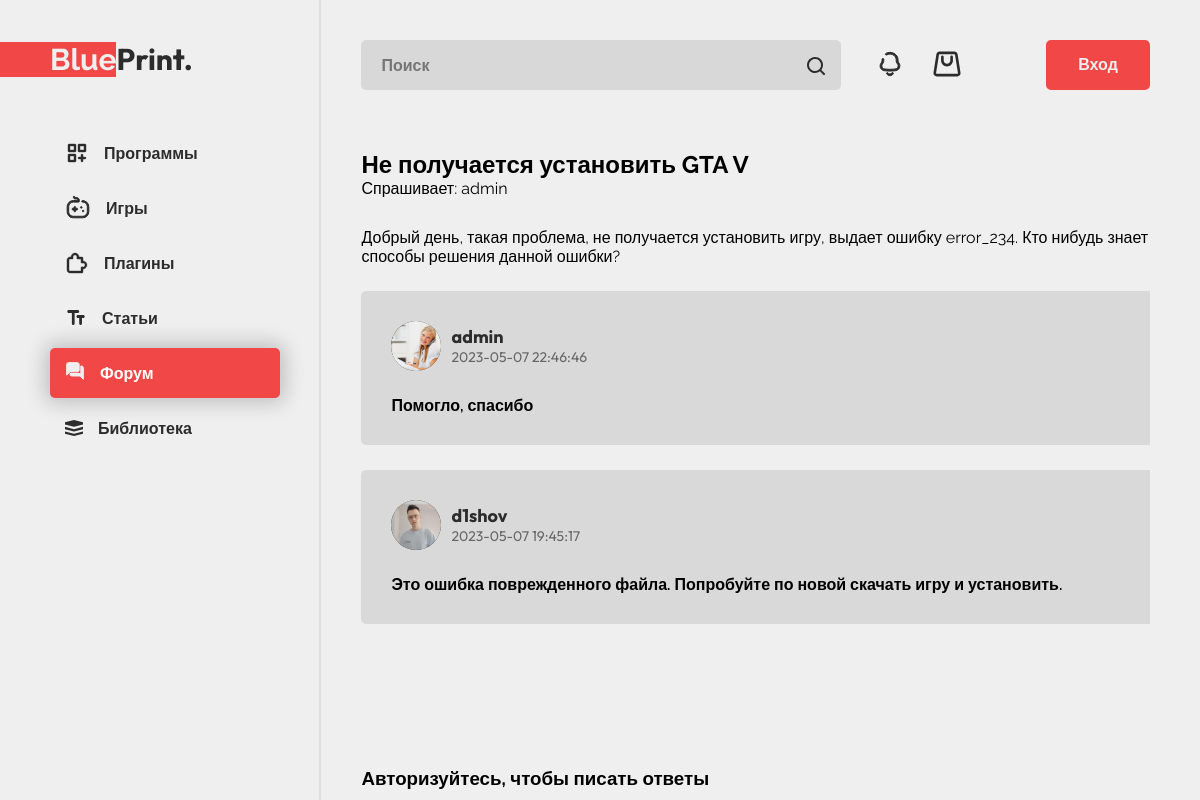
Screenshot of /php/forum_answer.php?id=1 with the database file from the repository.
### tables this page shows
CREATE TABLE `forum` (
  `id` int(11) NOT NULL,
  `userid` int(11) NOT NULL,
  `userlogin` varchar(11) NOT NULL,
  `header` varchar(250) NOT NULL,
  `text` text NOT NULL,
  `date` varchar(20) NOT NULL,
  `answers` int(11) NOT NULL DEFAULT '0'
);

CREATE TABLE `forum_answers` (
  `id` int(11) NOT NULL,
  `text` text NOT NULL,
  `userid` int(11) NOT NULL,
  `answerid` int(11) NOT NULL,
  `date` datetime NOT NULL
);

CREATE TABLE `accounts` (
  `id` int(11) NOT NULL,
  `login` varchar(20) NOT NULL,
  `mail` varchar(50) NOT NULL,
  `password` varchar(40) NOT NULL,
  `name` varchar(40) NOT NULL,
  `avatar` varchar(200) NOT NULL DEFAULT '/image/avatar.png',
  `balance` int(20) NOT NULL DEFAULT '0',
  `hash` varchar(100) NOT NULL,
  `role` int(20) NOT NULL DEFAULT '0'
);

### php/forum_answer.php (the view, shortened to what this page needs)
<?php
include('../php/connect.php');
?>
<!DOCTYPE html>
<html lang="en">
<head>
    <link rel="stylesheet" href="/css/style.css">
    <link rel="stylesheet" href="/css/forum_answers.css">
    <link rel="stylesheet" href="/css/profile.css">
    <link rel="stylesheet" href="/css/item.css">
</head>
<body>
    <div id="content" class="content">
        <div class="navigation">
            <div class="logo">
                <div class="red"></div>
                <a href="/index.php">
                    <h1 class="logotype"><span style="background: #F24747; color: #EFEFEF;">Blue</span>Print.</h1>
                </a>
            </div>
            <div class="menu">
                <a class="nolink" href="/php/programs.php">
                    <div class="mbtn">
                        <p>Программы</p>
                    </div>
                </a>
                <a href="/php/games.php">
                    <div class="mbtn">
                        <p>Игры</p>
                    </div>
                </a>
                <a href="/php/plugins.php">
                    <div class="mbtn">
                        <p>Плагины</p>
                    </div>
                </a>
                <a href="/php/articles.php">
                    <div class="mbtn">
                        <p>Статьи</p>
                    </div>
                </a>
                <a href="/php/forum.php">
                    <div style="background: #F24747; box-shadow: 0px 0px 20px 5px rgba(0, 0, 0, 0.199);" class="mbtn">
                        <p style="color: white">Форум</p>
                    </div>
                </a>
                <a href="/php/library.php">
                    <div class="mbtn">
                        <p>Библиотека</p>
                    </div>
                </a>
            </div>
        </div>
        <div class="main">
            <div class="header">
                <div class="search">
                    <form action="/php/search.php" method="get">
                        <input type="text" name="result" placeholder="Поиск">
                        <button>
                        </button>
                    </form>
                </div>
                <div class="hbtns">
                    <a href="/php/notifications.php">
                    </a>
                    <a href="/php/basket.php">
                    </a>
                </div>
                <?php
                if ($_COOKIE['loged'] == ''):
                    ?>
                    <a href="/php/auth.php">
                        <div class="gotoauth">
                            <p>Вход</p>
                        </div>
                    </a>
                    <?php
                endif;
                ?>
            </div>
            <?php
            $question_id = $_GET['id'];
            $forum = mysqli_query($connect, "SELECT * FROM `forum` WHERE id = $question_id");
            $forum = mysqli_fetch_all($forum);
            ?>
            <h2 class="name">
                <?php echo $forum[0][3] ?>
            </h2>
            <p>Спрашивает:
                <?php echo $forum[0][2] ?>
            </p>
            <p class="question_text">
                <?php echo $forum[0][4] ?>
            </p>
            <?php
            if ($_COOKIE['loged'] == ''):
                echo '<h3 class="inform">Авторизуйтесь, чтобы писать ответы</h3>
                ';
            endif;
            ?>
            <div class="answers">
                <?php
                $answers = mysqli_query($connect, "SELECT * FROM `forum_answers` JOIN `accounts` ON `userid` = `accounts`.`id` WHERE `answerid` = $question_id ORDER BY `forum_answers`.`date` DESC");
                $answers = mysqli_fetch_all($answers);
                foreach ($answers as $answer) {
                    echo '
                <div class="answer">
                    <div class="avatarcom">
                        <img src="' . $answer[10] . '" alt="">
                    </div>
                <div>
                    <div class="profinfo">
                        <h3>' . $answer[6] . '</h3>
                        <p>' . $answer[4] . '</p>
                    </div>
                    <p class="comp">' . $answer[1] . '</p>
                </div>
                </div>';
                }
                ?>
            </div>
            <pre>
            </pre>
            <div class="margin">
            </div>
        </div>
    </div>
</body>
</html>

### css/style.css (style rules this page uses)
* { padding: 0; margin: 0; text-decoration: none; outline: none; border: none; font-family: 'Raleway', sans-serif; transition: 0.15s; scrollbar-width: none; }
.inform { position: fixed; bottom: 10px; width: 100%; background: #EFEFEF; }
.content { width: 1380px; margin: auto; display: flex; }
body { background: #EFEFEF; overflow: hidden; }
.navigation { width: 270px; height: 100vh; border-right: 2px #DFDFDF solid; position: relative; }
.logo { display: flex; margin-top: 40px; }
.logotype { font-family: 'Outfit', sans-serif; font-size: 30px; font-weight: bold; position: relative; color: #2C2C2C; }
.red { background: #F24747; height: 35px; width: 30px; padding-right: 800px; margin-top: 2px; position: absolute; right: 230px; }
.menu { margin-top: 50px; width: 230px; }
.mbtn { height: 50px; display: flex; margin-bottom: 5px; border-radius: 5px; }
.mbtn p { font-size: 16px; font-weight: 700; margin-top: 16px; margin-left: 15px; color: #2C2C2C; }
.mbtn svg { margin-left: 15px; margin-top: 13px; }
.main { width: 1110px; height: 100vh; margin-left: 40px; overflow-y: scroll; overflow-x: visible; position: relative; }
.header { display: flex; margin-top: 40px; position: relative; width: 100%; }
.search input { background: #D8D8D8; border-radius: 5px; height: 50px; width: 750px; padding-left: 20px; color: #2C2C2C; font-weight: 600; font-size: 16px; }
.search button { background: red; height: 50px; cursor: pointer; }
.search button svg { margin-left: -60px; margin-bottom: -4px; }
.hbtns { height: 50px; width: 130px; margin-left: 30px; }
.hbtns svg { margin-top: 10px; }
.hbtns a { margin-right: 25px; }
.gotoauth { background: #F24747; height: 46px; width: 100px; border-radius: 5px; text-align: center; position: absolute; right: 0; border: 2px solid #F24747; }
.gotoauth p { color: #EFEFEF; font-weight: 700; padding-top: 13px; }
@media (max-width: 1500px) { .content { width: 1100px; } }
@media (max-width: 1500px) { .main { width: 790px; } }
@media (max-width: 1500px) { .search input { width: 460px; } }

### css/forum_answers.css (style rules this page uses)
.name { margin-top: 20px; }
.question_text { margin-top: 30px; }
.comp { margin-left: -90px; margin-top: 10px; }
.answers { margin-top: 25px; }
.answer { width: 770px; background: #D9D9D9; border-radius: 5px; margin-top: 25px; padding-bottom: 20px; display: flex; padding: 30px; }
.margin { height: 100px; }

### css/profile.css (style rules this page uses)
h2 { padding-top: 40px; }

### css/item.css (style rules this page uses)
.avatarcom { height: 50px; width: 50px; background: #2C2C2C; border-radius: 50%; overflow: hidden; }
.avatarcom img { height: 100%; width: 100%; object-fit: cover; }
.profinfo h3 { font-size: 18px; color: #2C2C2C; font-family: 'Outfit', sans-serif; }
.profinfo p { font-size: 14px; color: #666666; font-family: 'Outfit', sans-serif; }
.profinfo { margin-top: 4px; margin-left: 10px; width: 500px; }
.comp { font-weight: 600; padding-left: 40px; padding-top: 20px; padding-right: 40px; }

### rows the page displays
forum: header "Не получается установить GTA V", userlogin "admin", text "Добрый день, такая проблема, не получается установить игру, выдает ошибку error_234. Кто нибудь знает способы решения данной ошибки?"
forum_answers: userid.avatar (picture), userid.login "admin", date "2023-05-07 22:46:46", text "Помогло, спасибо"
forum_answers: userid.avatar (picture), userid.login "d1shov", date "2023-05-07 19:45:17", text "Это ошибка поврежденного файла. Попробуйте по новой скачать игру и установить."
